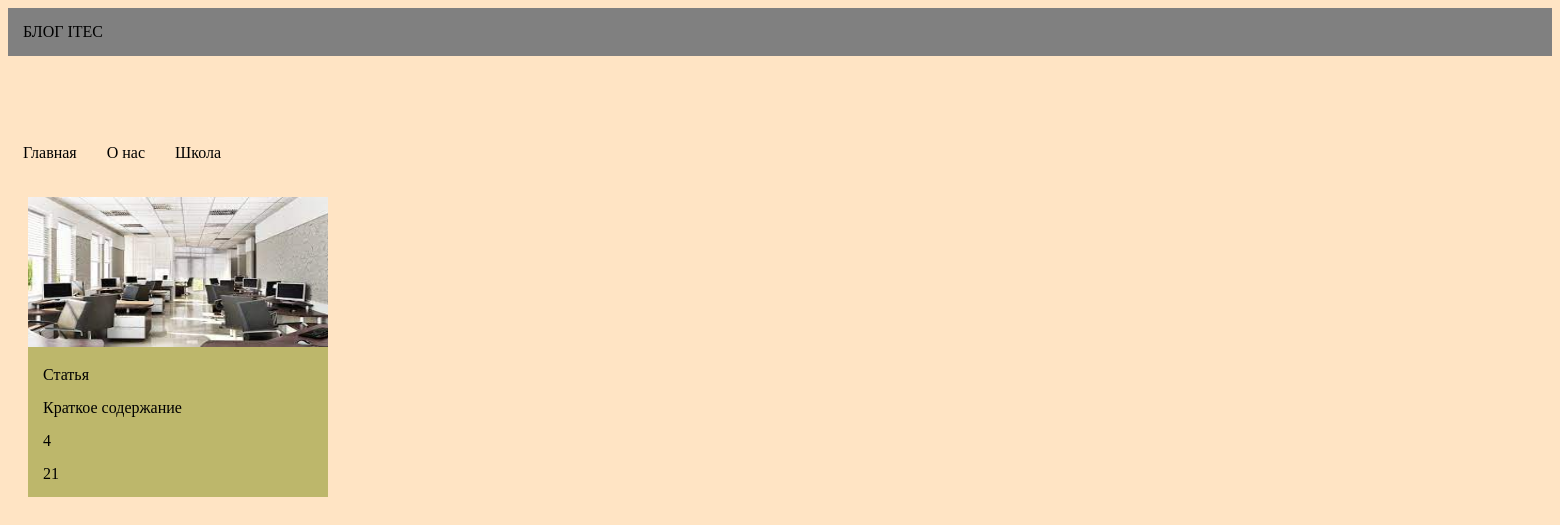
The page /category_post/1 (signed in) on the database as committed earlier.
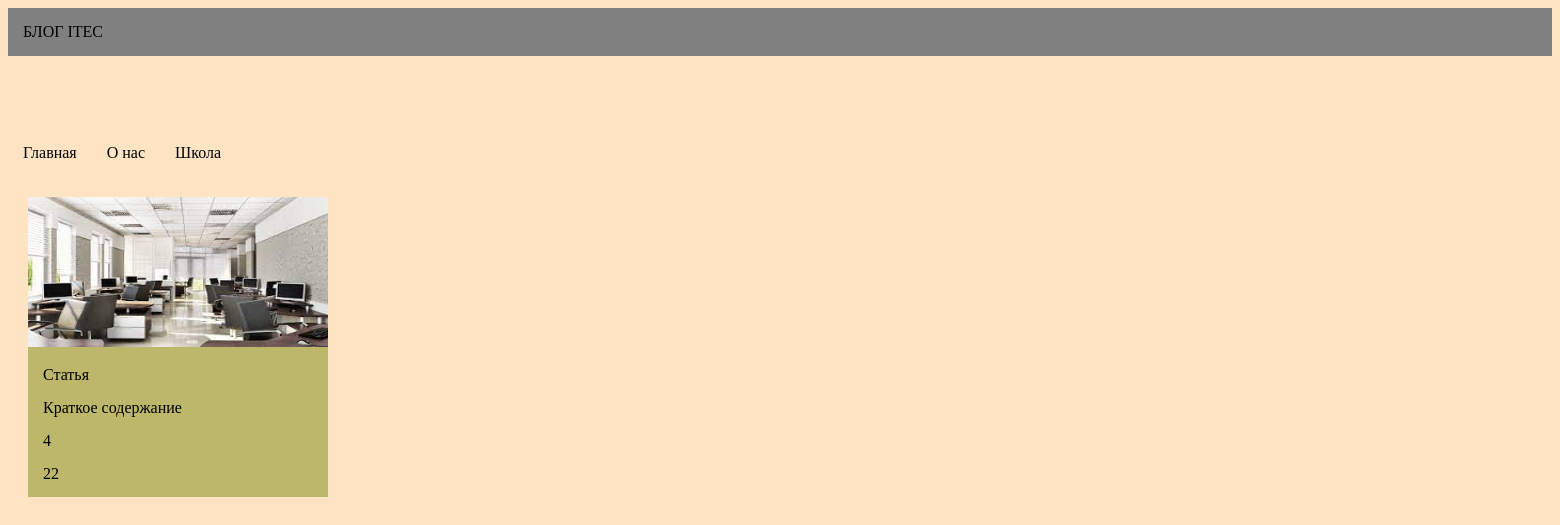
The same page on the database as committed later.
### main/models.py (models this page shows, shortened)
class Post(models.Model):
    category = models.ForeignKey('Category', on_delete=models.CASCADE, verbose_name="Категория")
    title = models.CharField(max_length=200, unique=True, verbose_name="Название")
    description = models.TextField(verbose_name="Содержание")
    briefdescription = models.CharField(max_length=400, verbose_name="Краткое содержание")
    created = models.DateTimeField(auto_now_add=True, verbose_name="Дата создания")
    updated = models.DateTimeField(auto_now=True, verbose_name="Дата обновления")
    image = models.ImageField(upload_to='images', verbose_name="Изображение", blank=True)   ### Надо потом убрать blank=True !!!
    author = models.CharField(max_length=200, blank=True, verbose_name="Автор")
    likes = models.IntegerField(default=0, blank=True, verbose_name="Лайки")
    views = models.IntegerField(default=0, blank=True, verbose_name="Просмотры")
    class Meta:
        ordering = ['created']
        verbose_name = 'Новость'
        verbose_name_plural = 'Новости'
    def get_absolute_url(self):
        return reverse('main:post_detail', args=[self.id])

### main/views.py (the view)
# urls.py: path('category_post/<int:category_id>', category_post, name="category_post"),
def category_post(request, category_id):
    categories = Category.objects.all()
    posts = Post.objects.filter(category_id=category_id)
    context = {'categories': categories, 'posts': posts}
    return render(request, "category_post.html", context)

### main/templates/category_post.html
{% extends "start_page.html" %}
{% block content %}
<div style="display: flex; justify-content: flex-start">
    {% for post in posts %}
    <a href="{{ post.get_absolute_url }}" style="text-decoration: none; color: black">
        <div class="item_card" style="width: 300px; height: 300px; margin: 20px; background: darkkhaki;">
            <img src="{{ post.image.url }}" alt="" style="width:300px; height:150px">
            <p style="margin: 15px;">{{ post.title }}</p>
            <p style="margin: 15px;">{{ post.briefdescription }}</p>
            <p style="margin: 15px;">{{ post.likes }}</p>
            <p style="margin: 15px;">{{ post.views }}</p>
        </div>
    </a>
    {% endfor %}
</div>
{% endblock %}

Rows that differ between the two databases and show on the page:
changed Post "Статья": views "21" → "22"
